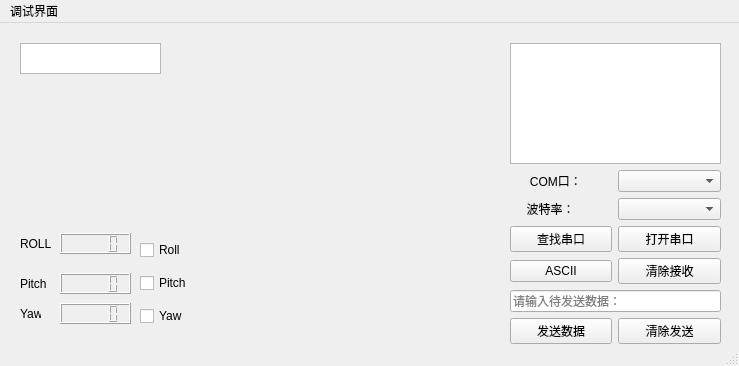
<?xml version="1.0" encoding="UTF-8"?>
<ui version="4.0">
 <class>MainWindow</class>
 <widget class="QMainWindow" name="MainWindow">
  <property name="geometry">
   <rect>
    <x>0</x>
    <y>0</y>
    <width>739</width>
    <height>366</height>
   </rect>
  </property>
  <property name="windowTitle">
   <string>MainWindow</string>
  </property>
  <widget class="QWidget" name="centralwidget">
   <widget class="QTextEdit" name="textEdit">
    <property name="geometry">
     <rect>
      <x>20</x>
      <y>20</y>
      <width>141</width>
      <height>31</height>
     </rect>
    </property>
   </widget>
   <widget class="QLCDNumber" name="lcd_roll">
    <property name="geometry">
     <rect>
      <x>60</x>
      <y>210</y>
      <width>71</width>
      <height>21</height>
     </rect>
    </property>
   </widget>
   <widget class="QLCDNumber" name="lcd_pitch">
    <property name="geometry">
     <rect>
      <x>60</x>
      <y>250</y>
      <width>71</width>
      <height>21</height>
     </rect>
    </property>
   </widget>
   <widget class="QLCDNumber" name="lcd_yaw">
    <property name="geometry">
     <rect>
      <x>60</x>
      <y>280</y>
      <width>71</width>
      <height>21</height>
     </rect>
    </property>
   </widget>
   <widget class="QLabel" name="label_3">
    <property name="geometry">
     <rect>
      <x>20</x>
      <y>211</y>
      <width>31</width>
      <height>20</height>
     </rect>
    </property>
    <property name="text">
     <string>ROLL</string>
    </property>
   </widget>
   <widget class="QLabel" name="label_4">
    <property name="geometry">
     <rect>
      <x>20</x>
      <y>251</y>
      <width>31</width>
      <height>20</height>
     </rect>
    </property>
    <property name="text">
     <string>Pitch</string>
    </property>
   </widget>
   <widget class="QLabel" name="label_5">
    <property name="geometry">
     <rect>
      <x>20</x>
      <y>280</y>
      <width>21</width>
      <height>21</height>
     </rect>
    </property>
    <property name="text">
     <string>Yaw</string>
    </property>
   </widget>
   <widget class="QWidget" name="gridLayoutWidget">
    <property name="geometry">
     <rect>
      <x>510</x>
      <y>20</y>
      <width>211</width>
      <height>301</height>
     </rect>
    </property>
    <layout class="QGridLayout" name="gridLayout">
     <item row="3" column="1">
      <widget class="QComboBox" name="Bandrate_Box"/>
     </item>
     <item row="7" column="0">
      <widget class="QPushButton" name="Send_Btn">
       <property name="text">
        <string>发送数据</string>
       </property>
      </widget>
     </item>
     <item row="4" column="1">
      <widget class="QPushButton" name="OpenCOM_Btn">
       <property name="text">
        <string>打开串口</string>
       </property>
      </widget>
     </item>
     <item row="7" column="1">
      <widget class="QPushButton" name="Clear_Btn">
       <property name="text">
        <string>清除发送</string>
       </property>
      </widget>
     </item>
     <item row="5" column="0">
      <widget class="QPushButton" name="ASC_Btn">
       <property name="text">
        <string>ASCII</string>
       </property>
      </widget>
     </item>
     <item row="2" column="1">
      <widget class="QComboBox" name="COM_Box"/>
     </item>
     <item row="5" column="1">
      <widget class="QPushButton" name="ClearRecv_Btn">
       <property name="text">
        <string>清除接收</string>
       </property>
      </widget>
     </item>
     <item row="3" column="0">
      <widget class="QLabel" name="label_2">
       <property name="text">
        <string>     波特率：</string>
       </property>
      </widget>
     </item>
     <item row="4" column="0">
      <widget class="QPushButton" name="Find_Btn">
       <property name="text">
        <string>查找串口</string>
       </property>
      </widget>
     </item>
     <item row="6" column="0" colspan="2">
      <widget class="QLineEdit" name="Send_Edit">
       <property name="inputMask">
        <string/>
       </property>
       <property name="text">
        <string/>
       </property>
       <property name="placeholderText">
        <string>请输入待发送数据：</string>
       </property>
      </widget>
     </item>
     <item row="2" column="0">
      <widget class="QLabel" name="label">
       <property name="text">
        <string>      COM口：</string>
       </property>
      </widget>
     </item>
     <item row="1" column="0" colspan="2">
      <widget class="QTextBrowser" name="textBrowser"/>
     </item>
    </layout>
   </widget>
   <widget class="QCustomPlot" name="Curve_widget" native="true">
    <property name="geometry">
     <rect>
      <x>210</x>
      <y>210</y>
      <width>291</width>
      <height>101</height>
     </rect>
    </property>
   </widget>
   <widget class="QWidget" name="verticalLayoutWidget">
    <property name="geometry">
     <rect>
      <x>140</x>
      <y>210</y>
      <width>61</width>
      <height>101</height>
     </rect>
    </property>
    <layout class="QVBoxLayout" name="verticalLayout">
     <item>
      <widget class="QCheckBox" name="Roll_CheckBox">
       <property name="text">
        <string>Roll</string>
       </property>
      </widget>
     </item>
     <item>
      <widget class="QCheckBox" name="Pitch_CheckBox">
       <property name="text">
        <string>Pitch</string>
       </property>
      </widget>
     </item>
     <item>
      <widget class="QCheckBox" name="Yaw_CheckBox">
       <property name="text">
        <string>Yaw</string>
       </property>
      </widget>
     </item>
    </layout>
   </widget>
  </widget>
  <widget class="QMenuBar" name="menubar">
   <property name="geometry">
    <rect>
     <x>0</x>
     <y>0</y>
     <width>739</width>
     <height>23</height>
    </rect>
   </property>
   <widget class="QMenu" name="menu">
    <property name="title">
     <string>调试界面</string>
    </property>
   </widget>
   <addaction name="menu"/>
  </widget>
  <widget class="QStatusBar" name="statusbar"/>
 </widget>
 <customwidgets>
  <customwidget>
   <class>QCustomPlot</class>
   <extends>QWidget</extends>
   <header location="global">qcustomplot.h</header>
   <container>1</container>
  </customwidget>
 </customwidgets>
 <resources/>
 <connections/>
</ui>
